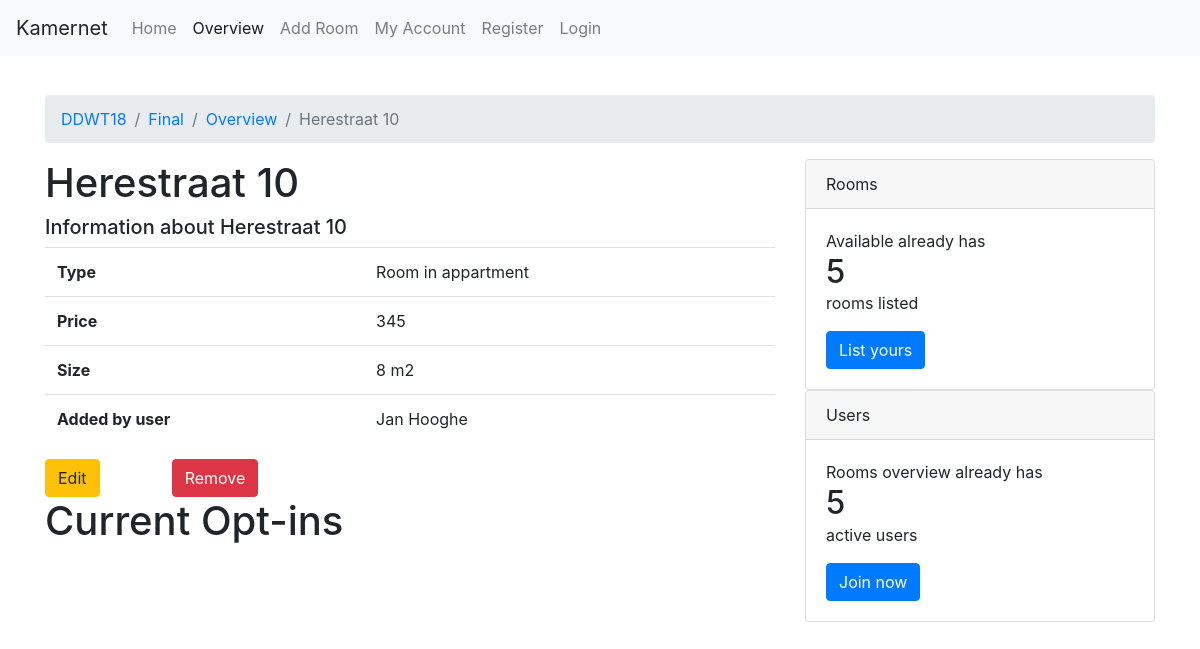
Screenshot of /DDWT18/final/room/?room_id=5 (signed in) with the database file from the repository.
### tables this page shows
CREATE TABLE `rooms` (
  `id` int(11) NOT NULL,
  `address` varchar(255) NOT NULL,
  `type` varchar(255) NOT NULL,
  `price` int(3) NOT NULL,
  `size` int(3) NOT NULL,
  `owner` int(11) NOT NULL
);

CREATE TABLE `users` (
  `id` int(11) NOT NULL,
  `username` varchar(255) NOT NULL,
  `password` varchar(255) NOT NULL,
  `full_name` varchar(255) NOT NULL,
  `birth_date` date NOT NULL,
  `role` int(11) NOT NULL,
  `biography` varchar(255) NOT NULL,
  `profession` varchar(255) NOT NULL,
  `language` varchar(255) NOT NULL,
  `email` varchar(255) NOT NULL,
  `phonenumber` int(11) NOT NULL
);

### views/room.php (the view, shortened to what this page needs)
<!doctype html>
<html lang="en">
<head>
    <link rel="stylesheet" href="https://stackpath.bootstrapcdn.com/bootstrap/4.1.3/css/bootstrap.min.css">
    <link rel="stylesheet" href="/DDWT18/final/css/main.css">
</head>
<body>
<?= $navigation ?>
<div class="container">
    <div class="pd-15">&nbsp</div>
    <?= $breadcrumbs ?>
    <div class="row">
        <div class="col-md-8">
            <h1><?= $page_title ?></h1>
            <h5><?= $page_subtitle ?></h5>
            <table class="table">
                <tbody>
                <tr>
                    <th scope="row">Type</th>
                    <td><?= $room_type ?></td>
                </tr>
                <tr>
                    <th scope="row">Price</th>
                    <td><?= $room_price ?></td>
                </tr>
                <tr>
                    <th scope="row">Size</th>
                    <td><?= $room_size ?> m2</td>
                </tr>
                <tr>
                    <th scope="row">Added by user</th>
                    <td><?= $added_by ?></td>
                </tr>
                </tbody>
            </table>
            <?php if ($display_buttons) {?>
                <div class="row">
                    <div class="col-sm-2">
                        <a href="/DDWT18/final/edit/?room_id=<?= $room_id ?>&user_id=<?= $_GET['room_id']?>" role="button" class="btn btn-warning">Edit</a>
                    </div>
                    <div class="col-sm-2">
                        <form action="/DDWT18/final/remove/" method="POST">
                            <button type="submit" class="btn btn-danger">Remove</button>
                        </form>
                    </div>
                </div>
            <?php }?>
                <?php if($display_optins) {?>
                    <?php if(isset($left_content)){?>
                        <h1>Current Opt-ins</h1>
                        <?php echo $left_content;} ?>
                <?php }?>
        </div>
        <div class="col-md-4">
        </div>
    </div>
</div>
</body>
</html>

### css/main.css (style rules this page uses)
.pd-15 { padding: 15px 0 0 0; }

### rows the page displays
rooms: address "Herestraat 10", address "Information about Herestraat 10", type "Room in appartment", price "345", size "8", owner.full_name "Jan Hooghe"

### other values shown
$nav_info[1]['name'] "Home"
$nav_info[1]['name'] "Overview"
$nav_info[1]['name'] "Add Room"
$nav_info[1]['name'] "My Account"
$nav_info[1]['name'] "Register"
$nav_info[1]['name'] "Login"
$name "DDWT18"
$name "Final"
$name "Overview"
$name "Herestraat 10"
$nbr_rooms "5"
$nbr_users "5"
